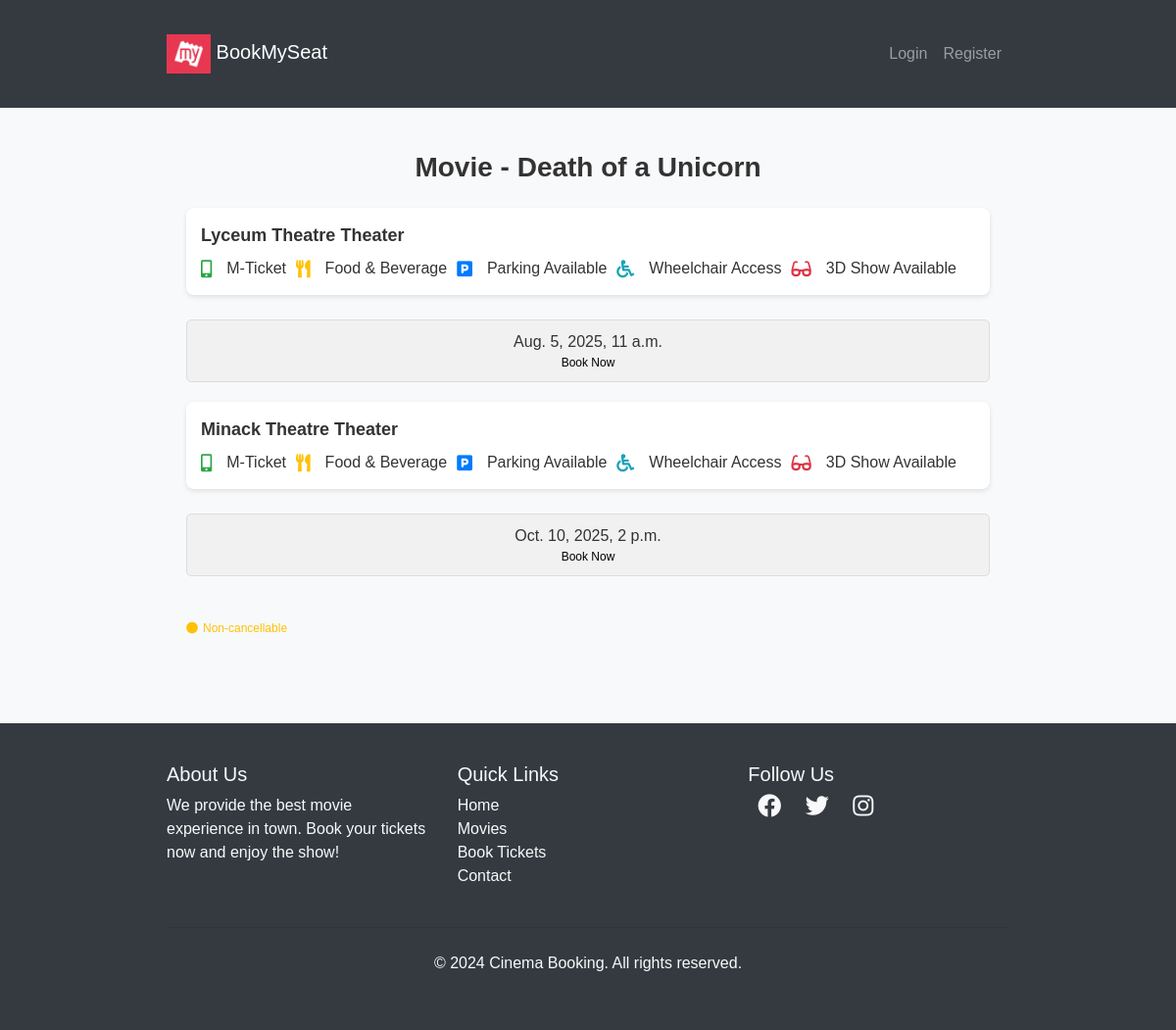
/3/theaters, run on the app's committed database.
### movies/models.py (models this page shows, shortened)
class Movie(models.Model):
    name= models.CharField(max_length=255)
    image= models.ImageField(upload_to="movies/")
    rating = models.DecimalField(max_digits=3,decimal_places=1)
    cast= models.TextField()
    description= models.TextField(blank=True,null=True) # optional

class Theater(models.Model):
    name = models.CharField(max_length=255)
    movie = models.ForeignKey(Movie,on_delete=models.CASCADE,related_name='theaters')
    time= models.DateTimeField()

### movies/views.py (the view)
# urls.py: path('<int:movie_id>/theaters',views.theater_list,name='theater_list'),
def theater_list(request,movie_id):
    movie = get_object_or_404(Movie,id=movie_id)
    theater=Theater.objects.filter(movie=movie)
    return render(request,'movies/theater_list.html',{'movie':movie,'theaters':theater})

### templates/movies/theater_list.html (shortened to what this page needs)
{% extends "users/basic.html" %}
{% block content %}
  <body>
    <div class="container">
      <div class="movie-title">Movie - {{ movie.name }}</div>
      {% if theaters %}
        {% for theater in theaters %}
        <div class="theatre-info">
          <div>
            <strong>{{ theater.name }} Theater</strong>
            <div class="info-icons mt-2">
              <i class="fas fa-mobile-alt text-success"></i> M-Ticket
              <i class="fas fa-utensils text-warning ms-3"></i> Food & Beverage
              <i class="fas fa-parking text-primary ms-3"></i> Parking Available
              <i class="fas fa-wheelchair text-info ms-3"></i> Wheelchair Access
              <i class="fas fa-glasses text-danger ms-3"></i> 3D Show Available
            </div>
          </div>
        </div>
        <div class="show-times">
          <div class="time-box">
            {{ theater.time }}
            <a href="{% url 'book_seats' theater.id %}">
              <span>Book Now</span>
            </a>
          </div>
        </div>
        {% endfor %}
      {% else %}
        <div class="no-theaters mt-4">
          <p>Sorry, no theaters are available for this movie at the moment.</p>
        </div>
      {% endif %}
      <div class="non-cancellable mt-4">
        <i class="fas fa-circle text-warning"></i> Non-cancellable
      </div>
    </div>
  </body>
{% endblock %}

### templates/users/basic.html (style rules this page uses)
body { font-family: Arial, sans-serif; }

### templates/movies/theater_list.html (style rules this page uses)
body { font-family: Arial, sans-serif; background-color: #f8f9fa; color: #333; margin: 0; padding: 0; }
.container { padding: 20px; max-width: 900px; margin: 0 auto; }
.movie-title { font-size: 28px; font-weight: bold; text-align: center; margin-bottom: 20px; }
.theatre-info { display: flex; justify-content: space-between; align-items: center; padding: 15px; background-color: #fff; border-radius: 8px; box-shadow: 0 2px 5px rgba(0, 0, 0, 0.1); margin-bottom: 15px; flex-wrap: wrap; }
.theatre-info strong { font-size: 18px; flex: 1; }
.info-icons { display: flex; flex-wrap: wrap; align-items: center; justify-content: flex-start; gap: 10px; margin-top: 10px; flex: 2; }
.info-icons i { margin-right: 5px; font-size: 18px; }
.show-times { display: flex; justify-content: space-between; padding: 10px 0; flex-wrap: wrap; }
.time-box { border: 1px solid #ddd; border-radius: 5px; padding: 10px 20px; text-align: center; background-color: #f1f1f1; margin-bottom: 10px; flex: 1; min-width: 100px; transition: transform 0.3s ease, background-color 0.3s ease; }
.time-box span { display: block; font-size: 12px; color: black; }
.non-cancellable { color: #ffc107; font-size: 12px; margin-top: 20px; display: flex; align-items: center; }
.non-cancellable i { margin-right: 5px; }

### data on the page
Movie: name "Death of a Unicorn"
Theater: name "Lyceum Theatre", time "Aug. 5, 2025, 11 a.m."
Theater: name "Minack Theatre", time "Oct. 10, 2025, 2 p.m."
